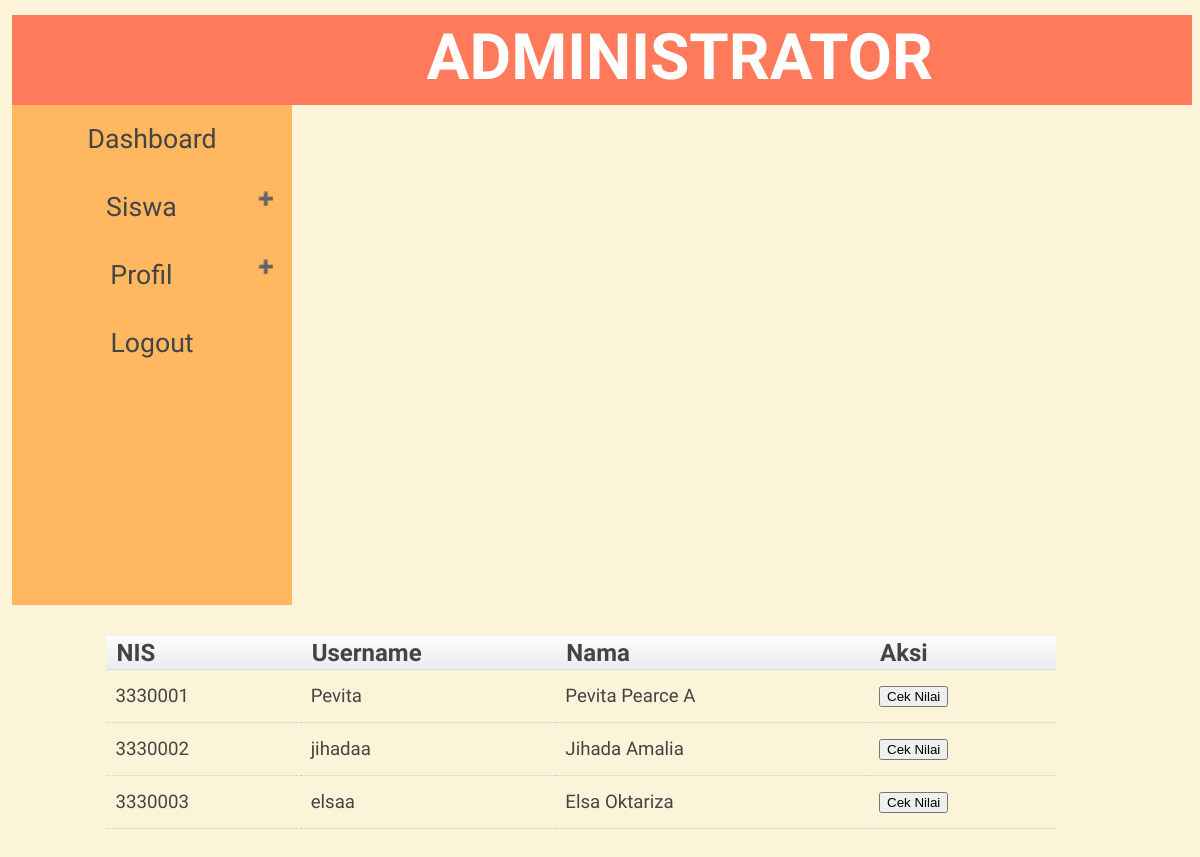
The page /admin2/lihat-nilai-user.php on the database its author committed.
### tables this page shows
CREATE TABLE IF NOT EXISTS `siswa` (
  `nis` varchar(10) NOT NULL,
  `nama` varchar(35) NOT NULL,
  `tgl_lahir` date DEFAULT NULL,
  `sex` enum('P','W') DEFAULT NULL,
  `alamat` varchar(20) DEFAULT NULL,
  `gambarS` longtext NOT NULL,
  `email` varchar(30) NOT NULL
);

CREATE TABLE IF NOT EXISTS `u_siswa` (
  `usernameS` varchar(10) NOT NULL,
  `passS` varchar(10) DEFAULT NULL,
  `usernameA` varchar(15) NOT NULL,
  `nis` varchar(15) NOT NULL
);

### admin2/lihat-nilai-user.php (the view, shortened to what this page needs)
<html>
<head>
<link rel="stylesheet" style="css" href="style.css">
</head>
<body>
<div id="body">
<header>
<h1>ADMINISTRATOR</h1>
</header>
<div id="sidebar">
<nav class="cd-side-nav">
<button class="no-accordion"><a href="index.php" class="no-accordion" ><center>Dashboard</center></a></button>
<button class="accordion" >Siswa</button>
<button class="accordion" >Profil</button>
<button class="no-accordion"><a href="logout.php" class="no-accordion"><center>Logout</a></button>
</div>
<div id="wrapper">
<br>
<br>
<table class="tablesorter" cellspacing="0" width="95%">
<thead>
<tr>
<th> NIS </th>
<th> Username </th>
<th> Nama </th>
<th> Aksi </th>
</thead>
<tbody>
<?php
$data = mysql_query("SELECT * FROM siswa join u_siswa on siswa.nis=u_siswa.nis ");
while($col=mysql_fetch_array($data)){
?>
<tr>
<td><?php echo $col['nis']?> </td>
<td><?php echo $col['usernameS']?></td>
<td><?php echo $col['nama']?></td>
<td ><input type="button" onclick="window.location='../siswa/profilesiswa.php'" value="Cek Nilai"></td>
<?php
}
?>
</tr>
</tbody>
</table>
</div>
</div>
</body>
</html>

### admin2/style.css (style rules this page uses)
body { margin: 0; padding: 0; background-color: #FCF4D9; font-family: 'Calibri' }
header { background-color:#FF7A5A; color:white; padding:5px; height:80px; width: 100%; }
#sidebar { width: 280px; height:500px; float:left; background: #FFB85F; word-wrap: break-word; }
#body { margin-left: 1%; margin-top: 15px; width: 97.5%; height: auto; position: absolute; }
#wrapper { width: 950px; height: 550px ;margin-left: 5%; margin-top: 0px; overflow: scroll; padding-left: 3%; }
button.accordion { background-color: #FFB85F; color: #444; cursor: pointer; padding: 18px; width: 100%; border: none; outline: none; font-size: 20pt; font-family: 'Patrick Hand'; transition: 0.4s; }
button.accordion:after { content: '\02795'; font-size: 13px; color: #777; float: right; margin-left: 5px; }
button.no-accordion { background-color: #FFB85F; cursor: pointer; padding: 18px; width: 100%; border: none; text-align: left; outline: none; transition: 0.4s; }
a.no-accordion { text-decoration: none; display: block; font-family: 'Patrick Hand'; font-size: 20pt; color: #444; }
h1 { font-family: 'Patrick Hand'; font-size: 4em; margin-top: 0; margin-bottom: 5%; margin-left: 35%; }
.tablesorter { width: 100%; margin: -5px 0 0 0; text-decoration: none; color: #444; font-family: 'Patrick Hand';font-size: 18pt; }
.tablesorter td { margin: 0; padding: 0; border-bottom: 1px dotted #ccc; text-decoration: none; color: #444; font-family: 'Patrick Hand';font-size: 14pt; }
.tablesorter thead tr { height: 34px; background: url(image/table_sorter_header.png) repeat-x; text-align: left; text-indent: 10px; cursor: pointer; }
.tablesorter td { padding: 15px 10px; }
table { width:800px; margin-left:20px; }

### rows shown on the page
siswa: u_siswa.nis "3330001", u_siswa.usernameS "Pevita", nama "Pevita Pearce A"
siswa: u_siswa.nis "3330002", u_siswa.usernameS "jihadaa", nama "Jihada Amalia"
siswa: u_siswa.nis "3330003", u_siswa.usernameS "elsaa", nama "Elsa Oktariza"
